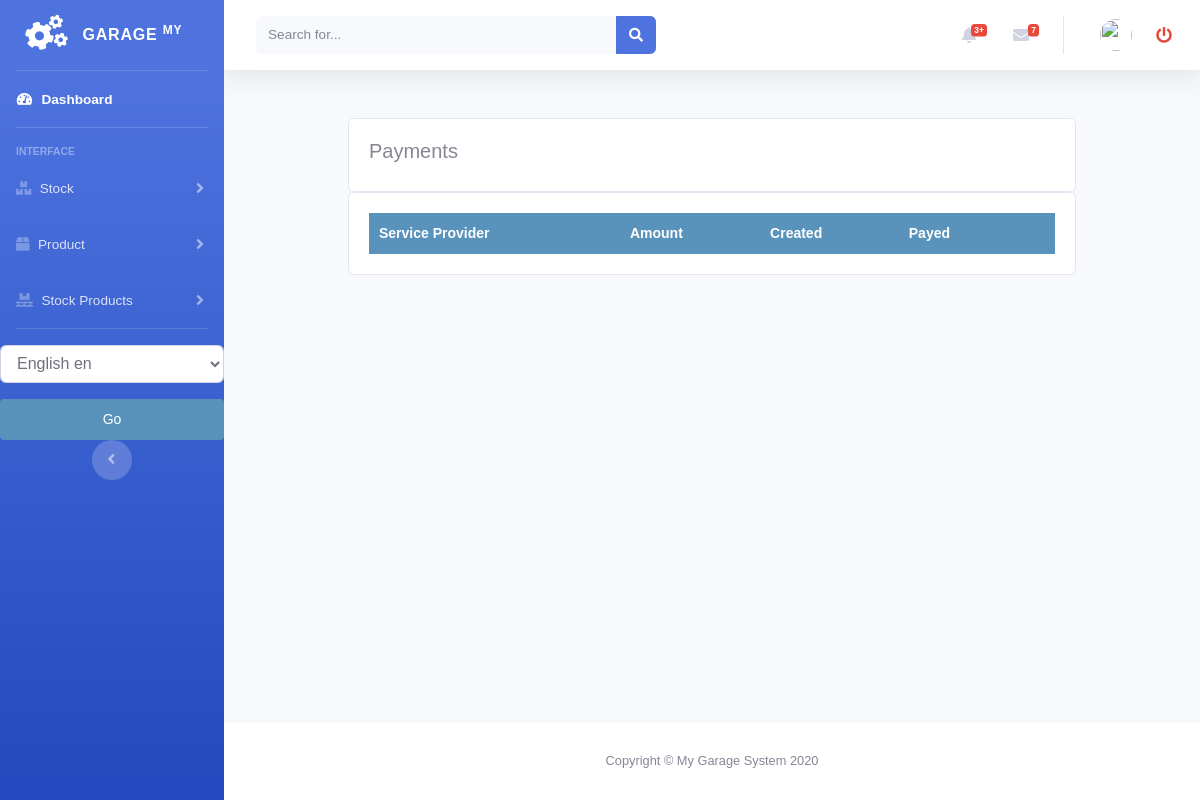
Before: /payments/service_payment_list with the older database file.
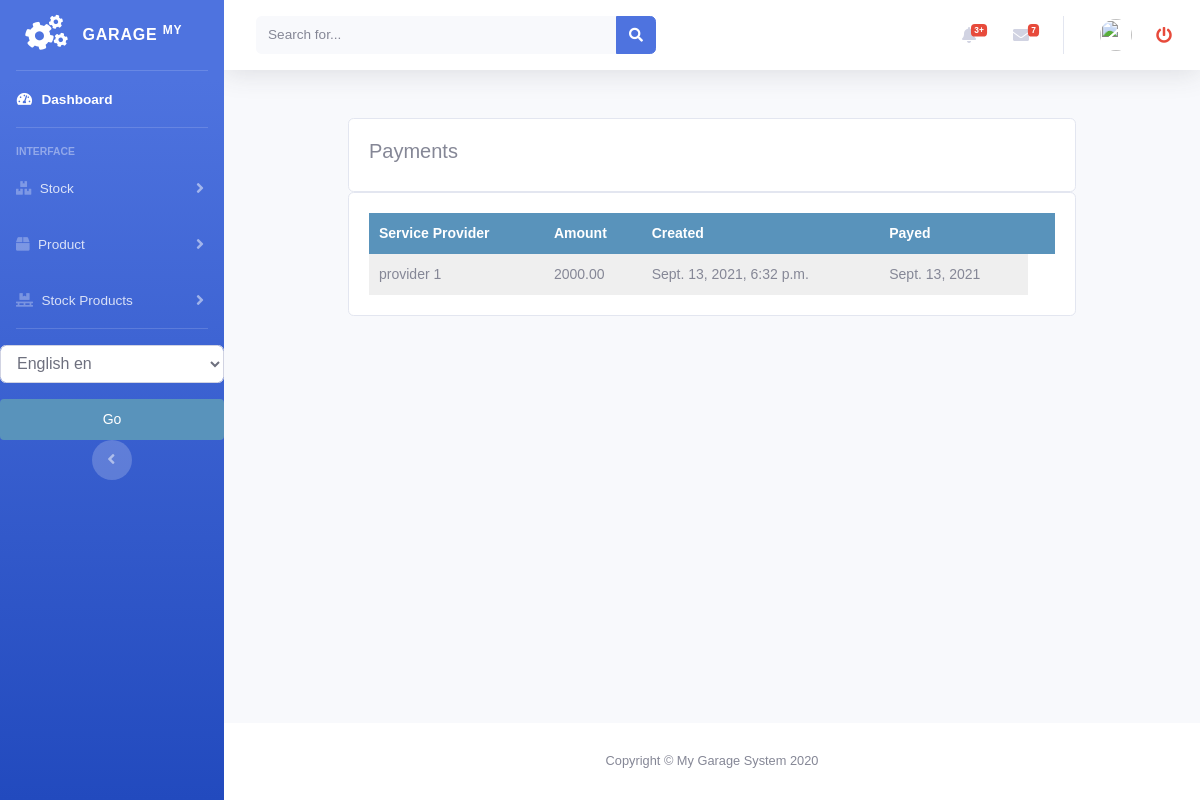
After: the same page with the newer database file.
### payments/models.py (models this page shows)
class ServicePayment(models.Model):
    provider = models.ForeignKey(ServiceProvider, on_delete=models.CASCADE)
    user = models.IntegerField(default=0)
    amount = models.DecimalField(max_digits=10, decimal_places=2)
    created = models.DateTimeField(auto_now_add=True)
    pay_date = models.DateField(null=True, blank=True)

### services/models.py (models this page shows)
class ServiceProvider(models.Model):
    name = models.CharField(max_length=200, null=True)
    phone = models.CharField(max_length=200, null=True)
    created = models.DateTimeField(auto_now_add=True)
    updated = models.DateTimeField(auto_now=True)
    credit = models.DecimalField(max_digits=10, decimal_places=2, null=True, default=0.0)
    def __str__(self):
        return self.name

### payments/views.py (the view)
# urls.py: path('service_payment_list', views.service_payment_list, name='service_payment_list'),
def service_payment_list(request):
    serivcepayments = ServicePayment.objects.all()
    context = {
        'serivcepayments': serivcepayments,
    }
    return render(request, 'payments/service/payment_list.html', context)

### accounts/templatetags/erpextra.py (called while the page is built)
@register.filter(name='has_group')
def has_group(user, group_name):
    group = Group.objects.get(name=group_name)
    return True if group in user.groups.all() else False

### payments/templates/payments/service/payment_list.html (shortened to what this page needs)
{% extends 'home.html' %}
{% load static %}
{% load i18n %}
{% block content %}
<br>
<div class="container">
    <div class="row">
        <div class="col-md">
            <div class="card card-body">
                <h5>{% trans "Payments" %}</h5>
            </div>
            <div class="card card-body">
                <table id="table_id" class="display text-center">
                    <thead>
                    <tr>
                        <th>{% trans "Service Provider" %}</th>
                        <th>{% trans "Amount" %}</th>
                        <th>{% trans "Created" %}</th>
                        <th>{% trans "Payed" %}</th>
                        <th></th>
                    </tr>
                    </thead>
                    <tbody>
                    {% for payment in serivcepayments %}
                    <tr>
                        <td>
                            {{payment.provider}}
                        </td>
                        <td>
                            {{payment.amount}}
                        </td>
                        <td>
                            {{payment.created}}
                        </td>
                        <td>
                            {{payment.pay_date}}
                        </td>
                    </tr>
                    {% endfor %}
                    </tbody>
                </table>
            </div>
        </div>
    </div>
</div>
{% endblock %}
{% block jsscript %}
<link rel="stylesheet" type="text/css" href="https://cdn.datatables.net/1.10.22/css/jquery.dataTables.css">
<link rel="stylesheet" type="text/css" href="https://cdn.datatables.net/buttons/1.6.5/css/buttons.dataTables.min.css">
{% endblock %}

### accounts/templates/home.html (shortened to what this page needs)
<!DOCTYPE html>
<html lang="en">
<head>
    {% load static %}
    <link rel="stylesheet" href="//code.jquery.com/ui/1.12.1/themes/base/jquery-ui.css">
    <link href="https://cdnjs.cloudflare.com/ajax/libs/font-awesome/5.13.0/css/all.min.css" rel="stylesheet">
    <link rel="stylesheet" href="https://stackpath.bootstrapcdn.com/bootstrap/4.3.1/css/bootstrap.min.css"
>
    <link rel="stylesheet" type="text/css" href="{% static 'vendor/fontawesome-free/css/all.min.css' %}">
    <link rel="stylesheet" type="text/css" href="{% static 'css/sb-admin-2.min.css' %}">
    <link rel="stylesheet" type="text/css" href="{% static 'css/main.css' %}">
</head>
<body id="page-top">
<div id="wrapper">
    {% include 'sidenavbar.html' %}
    <div id="content-wrapper" class="d-flex flex-column">
        {% include 'navbar.html' %}
        <div id="content">
            {% block content %}
            {% endblock %}
        </div>
      <footer class="sticky-footer bg-white">
        <div class="container my-auto">
          <div class="copyright text-center my-auto">
            <span>Copyright &copy; My Garage System 2020</span>
          </div>
        </div>
      </footer>
    </div>
</div>
{% block jsscript %}{% endblock %}
</body>
</html>

### accounts/templates/sidenavbar.html (shortened to what this page needs)
{% load  static %}
{% load i18n %}
{% load erpextra %}
<ul class="navbar-nav bg-gradient-primary sidebar sidebar-dark accordion" id="accordionSidebar">
    <a class="sidebar-brand d-flex align-items-center justify-content-center" href="/">
        <div class="sidebar-brand-icon rotate-n-15">
            <i class="fas fa-cogs"></i>
        </div>
        <div class="sidebar-brand-text mx-3">Garage <sup>My</sup></div>
    </a>
    <hr class="sidebar-divider my-0">
    <li class="nav-item active">
        <a class="nav-link" href="/">
            <i class="fas fa-fw fa-tachometer-alt"></i>
            <span>{% trans "Dashboard" %}</span></a>
    </li>
    <hr class="sidebar-divider">
    <div class="sidebar-heading">
        {% trans "Interface" %}
    </div>
    <li class="nav-item">
        <a class="nav-link collapsed" href="#" data-toggle="collapse" data-target="#collapsestock"
           aria-expanded="true" aria-controls="collapsestock">
            <i class="fas fa-boxes"></i>
            <span>{% trans "Stock" %}</span>
        </a>
    </li>
    <li class="nav-item">
        <a class="nav-link collapsed" href="#" data-toggle="collapse" data-target="#collapseproduct"
           aria-expanded="true" aria-controls="collapseproduct">
            <i class="fas fa-box"></i>
            <span>{% trans "Product" %}</span>
        </a>
    </li>
    <li class="nav-item">
        <a class="nav-link collapsed" href="#" data-toggle="collapse" data-target="#collapsestockproduct"
           aria-expanded="true" aria-controls="collapsestockproduct">
            <i class="fas fa-pallet"></i>
            <span>{% trans "Stock Products" %}</span>
        </a>
    </li>
    <hr class="sidebar-divider d-none d-md-block">
    {% get_current_language as LANGUAGE_CODE %}
          <form action="{% url 'set_language'%}" method="post">
              <select class="form-control" name="language" id="">
                  {% get_available_languages as LANGUAGES %}
                  {% get_language_info_list for LANGUAGES as languages %}
                  {% for language in languages %}
                    <option value="{{ language.code }}" {% if language.code == LANGUAGE_CODE %} selected {% endif %}>
                       <i class="fas fa-clipboard-list"></i>  {{ language.name_local}} {{ language.code }}
                    </option>
                  {% endfor %}
              </select>
              <input class="btn btn-warning btn-block mt-3" type="submit" value="Go">
          </form>
    <div class="text-center d-none d-md-inline">
        <button class="rounded-circle border-0" id="sidebarToggle"></button>
    </div>
</ul>

### accounts/templates/navbar.html (shortened to what this page needs)
{% load  static %}
{% load i18n %}
        <nav class="navbar navbar-expand navbar-light bg-white topbar mb-4 static-top shadow">
          <form class="d-none d-sm-inline-block form-inline mr-auto ml-md-3 my-2 my-md-0 mw-100 navbar-search">
            <div class="input-group">
              <input type="text" class="form-control bg-light border-0 small" placeholder="Search for..." aria-label="Search" aria-describedby="basic-addon2">
              <div class="input-group-append">
                <button class="btn btn-primary" type="button">
                  <i class="fas fa-search fa-sm"></i>
                </button>
              </div>
            </div>
          </form>
          <ul class="navbar-nav ml-auto">
            <li class="nav-item dropdown no-arrow mx-1">
              <a class="nav-link dropdown-toggle" href="#" id="alertsDropdown" role="button" data-toggle="dropdown" aria-haspopup="true" aria-expanded="false">
                <i class="fas fa-bell fa-fw"></i>
                <span class="badge badge-danger badge-counter">3+</span>
              </a>
            </li>
            <li class="nav-item dropdown no-arrow mx-1">
              <a class="nav-link dropdown-toggle" href="#" id="messagesDropdown" role="button" data-toggle="dropdown" aria-haspopup="true" aria-expanded="false">
                <i class="fas fa-envelope fa-fw"></i>
                <span class="badge badge-danger badge-counter">7</span>
              </a>
            </li>
            <li class="nav-item dropdown no-arrow">
              <a class="nav-link dropdown-toggle" href="#" id="userDropdown" role="button" data-toggle="dropdown" aria-haspopup="true" aria-expanded="false">
                <img class="img-profile rounded-circle" src="https://source.unsplash.com/QAB-WJcbgJk/60x60">
              </a>
            </li>
            <li class="nav-item">
                <a class="nav-link text-danger" href="{% url 'accounts:logout' %}"><i class="fas fa-power-off"></i> </a>
            </li>
          </ul>
        </nav>

### static/css/main.css (style rules this page uses)
body { margin:0; padding:0; font-family:helvetica, sans-serif; }
h1, h2, h3, h4, h5 , h6 { font-family: 'Ubuntu', sans-serif; font-weight:normal; }
a { text-decoration:none; color:#5993bb; }
a.button, input[type="submit"] { color:#fff; background:#5993bb; border-radius:4px; padding:10px 20px; font-size:14px; border:0; }
table { width:100%; border-spacing:0; border-collapse: collapse; }
table th, table td { text-align:left; font-size:14px; padding:10px; margin:0; }
tbody tr:nth-child(odd) { background:#efefef; }
thead th, tbody tr.total { background:#5993bb; color:#fff; font-weight:bold; }
#content { padding:0 100px; overflow:hidden; }

Changed rows visible on the page:
added ServicePayment: provider "provider 1", amount "2000.00", created "Sept. 13, 2021, 6:32 p.m.", pay_date "Sept. 13, 2021"
